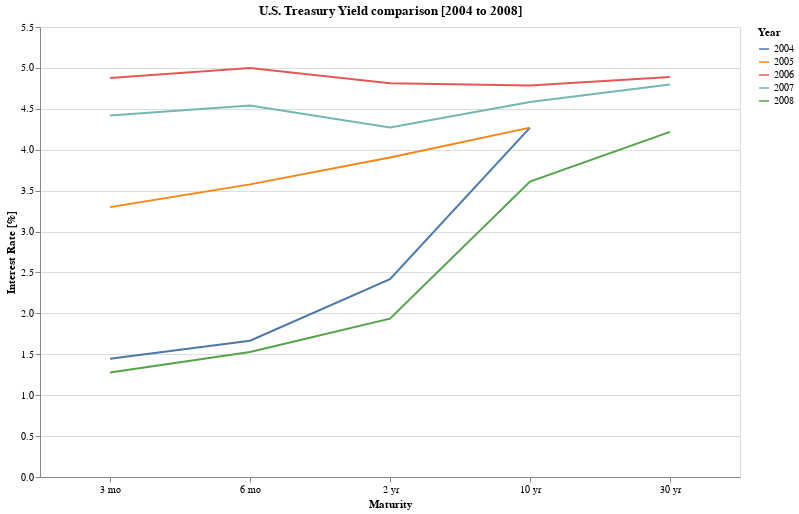

The cell this chart's notebook holds for it:
### Markdown cell above
## Visualizing the "yield curve" of US Treasuries

### Code cell
years = range(2004, 2009)
instruments = {
    0.25: '3 Month T-bill',
    0.5: '6 Month T-bill',
    2: '2 Year Note',
    10: '10 Year Note',
    30: '30 Year Bond'
}
fieldsToYears = {'3 mo': 0.25, '6 mo': 0.5, '2 yr': 2, '10 yr': 10, '30 yr': 30}
fields = [i for i in fieldsToYears.keys()]

dfm2 = fetchTsRates(years)[fields + ['Date']].melt(id_vars='Date', var_name='Maturity')

dfm2["Year"] = dfm2.Date.apply(lambda v: v.year)

alt.Chart(dfm2.groupby(["Maturity", "Year"]).agg({ "value": "mean" }).reset_index()).mark_line().encode(
    alt.X('Maturity:O', axis=alt.Axis(title='Maturity', labelAngle=0), sort=fields),
    alt.Y('value:Q', axis=alt.Axis(title='Interest Rate [%]')),
    alt.Color('Year:N'),
    tooltip=[alt.Tooltip('Date:T', format='%b %Y'), alt.Tooltip('Maturity:N'), alt.Tooltip('value:Q')]
).properties(
    title='U.S. Treasury Yield comparison [{y1} to {y2}]'.format(y1=min(years), y2=max(years)),
    height=450,
    width=700
)

### Figure 1 — Vega-Lite specification as saved in the notebook (floating-point values rounded to 4 significant figures)
{"config": {"view": {"continuousWidth": 400, "continuousHeight": 300}}, "data": {"name": "data-7eeda5cf5115ad2cfc4a756bcbab0b4b"}, "mark": "line", "encoding": {"color": {"type": "nominal", "field": "Year"}, "tooltip": [{"type": "temporal", "field": "Date", "format": "%b %Y"}, {"type": "nominal", "field": "Maturity"}, {"type": "quantitative", "field": "value"}], "x": {"type": "ordinal", "axis": {"labelAngle": 0, "title": "Maturity"}, "field": "Maturity", "sort": ["3 mo", "6 mo", "2 yr", "10 yr", "30 yr"]}, "y": {"type": "quantitative", "axis": {"title": "Interest Rate [%]"}, "field": "value"}}, "height": 450, "title": "U.S. Treasury Yield comparison [2004 to 2008]", "width": 700, "$schema": "https://vega.github.io/schema/vega-lite/v4.0.2.json", "datasets": {"data-7eeda5cf5115ad2cfc4a756bcbab0b4b": [{"Maturity": "10 yr", "Year": 2004, "value": 4.27}, {"Maturity": "10 yr", "Year": 2005, "value": 4.27}, {"Maturity": "10 yr", "Year": 2006, "value": 4.786}, {"Maturity": "10 yr", "Year": 2007, "value": 4.583}, {"Maturity": "10 yr", "Year": 2008, "value": 3.611}, {"Maturity": "2 yr", "Year": 2004, "value": 2.419}, {"Maturity": "2 yr", "Year": 2005, "value": 3.906}, {"Maturity": "2 yr", "Year": 2006, "value": 4.812}, {"Maturity": "2 yr", "Year": 2007, "value": 4.272}, {"Maturity": "2 yr", "Year": 2008, "value": 1.935}, {"Maturity": "3 mo", "Year": 2004, "value": 1.444}, {"Maturity": "3 mo", "Year": 2005, "value": 3.298}, {"Maturity": "3 mo", "Year": 2006, "value": 4.878}, {"Maturity": "3 mo", "Year": 2007, "value": 4.418}, {"Maturity": "3 mo", "Year": 2008, "value": 1.276}, {"Maturity": "30 yr", "Year": 2004, "value": null}, {"Maturity": "30 yr", "Year": 2005, "value": null}, {"Maturity": "30 yr", "Year": 2006, "value": 4.89}, {"Maturity": "30 yr", "Year": 2007, "value": 4.797}, {"Maturity": "30 yr", "Year": 2008, "value": 4.218}, {"Maturity": "6 mo", "Year": 2004, "value": 1.666}, {"Maturity": "6 mo", "Year": 2005, "value": 3.577}, {"Maturity": "6 mo", "Year": 2006, "value": 5.0}, {"Maturity": "6 mo", "Year": 2007, "value": 4.542}, {"Maturity": "6 mo", "Year": 2008, "value": 1.528}]}}
